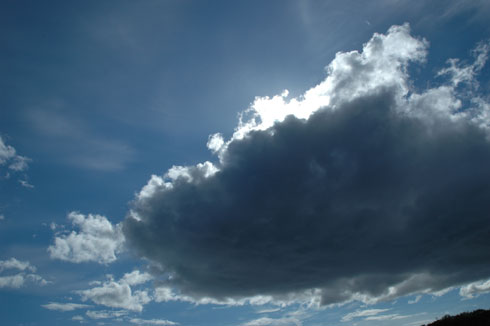
#> input picture ogdataset/cloudy/cloudy119.jpg, 490 x 326 px, found by its file name; its folder holds only this picture in this run
$ python apply_combined_filters.py
#> lines starting #> are read from the running program, lines starting #| are printed output that depends on the picture
import os
import cv2
import numpy as np
import shutil

# Source and destination base folders
classes = ['cloudy', 'foggy', 'rainy', 'shine', 'sunrise']
src_base = "C:/Users/Shreyas/Desktop/Weather_ANN/ogdataset"
dst_base = "C:/Users/Shreyas/Desktop/Weather_ANN/ogdataset_filtered"

# Create destination folders
for cls in classes:
    os.makedirs(os.path.join(dst_base, cls), exist_ok=True)

def apply_combined_filters(img):
    # Histogram Equalization on Y channel
    img_yuv = cv2.cvtColor(img, cv2.COLOR_BGR2YUV)
    img_yuv[:, :, 0] = cv2.equalizeHist(img_yuv[:, :, 0])
    img = cv2.cvtColor(img_yuv, cv2.COLOR_YUV2BGR)

    # Gaussian Blur
    img = cv2.GaussianBlur(img, (3, 3), 0)

    # Sharpening
    sharpen_kernel = np.array([[0, -1, 0],
                               [-1, 5, -1],
                               [0, -1, 0]])
    img = cv2.filter2D(img, -1, sharpen_kernel)

    return img

# Process all images
for cls in classes:
    src_folder = os.path.join(src_base, cls)
    dst_folder = os.path.join(dst_base, cls)

    for filename in os.listdir(src_folder):
        src_path = os.path.join(src_folder, filename)
        dst_path = os.path.join(dst_folder, filename)

        img = cv2.imread(src_path)
#> img is the input picture: shape (326, 490, 3); mean B, G, R 120.3, 97.3, 70
        if img is not None:
            filtered_img = apply_combined_filters(img)
#> in apply_combined_filters, `img_yuv = cv2.cvtColor(img, cv2.COLOR_BGR2YUV)`: img_yuv: shape (326, 490, 3); mean of channels 0, 1, 2 91.8, 141.9, 108.9
#> in apply_combined_filters, `img_yuv[:, :, 0] = cv2.equalizeHist(img_yuv[:, :, 0])`: img_yuv: shape (326, 490, 3); mean of channels 0, 1, 2 128.7, 141.9, 108.9
#> in apply_combined_filters, `img = cv2.cvtColor(img_yuv, cv2.COLOR_YUV2BGR)`:
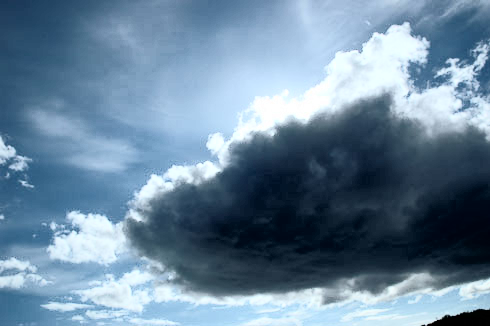
#> img: shape (326, 490, 3); mean B, G, R 156.6, 134.2, 107
            cv2.imwrite(dst_path, filtered_img)
        else:
            print(f"Failed to read: {src_path}")
#> pass 2 of the loop `for cls in classes:`:
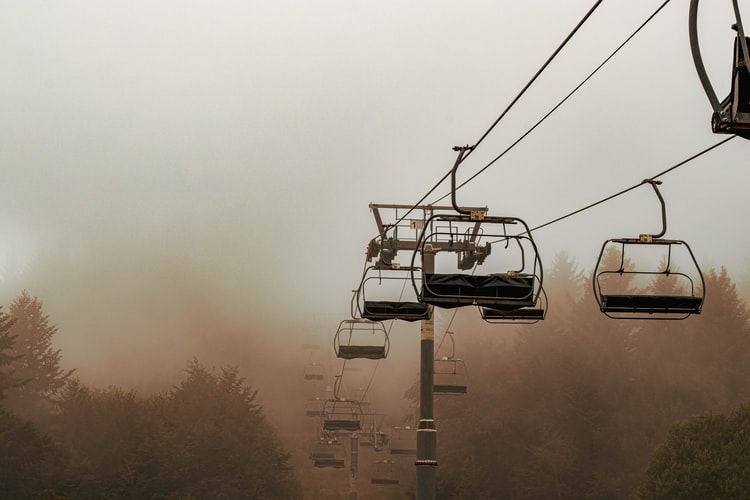
#> input picture ogdataset/foggy/foggy115.jpg, 750 x 500 px, found by its file name
#> img is the input picture: shape (500, 750, 3); mean B, G, R 132.2, 145.4, 155.9
#> in apply_combined_filters (call 2), `img = cv2.cvtColor(img_yuv, cv2.COLOR_YUV2BGR)`:
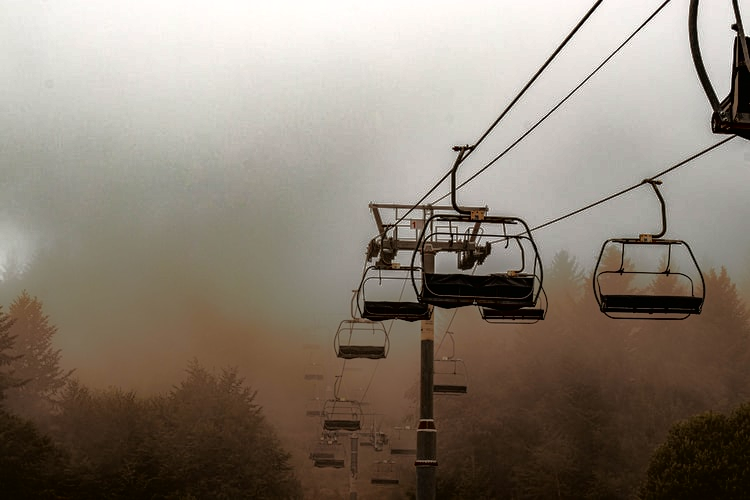
#> img: shape (500, 750, 3); mean B, G, R 114.4, 126.5, 137.3
#> (the run stopped early here; a loop or call above may not have finished)
